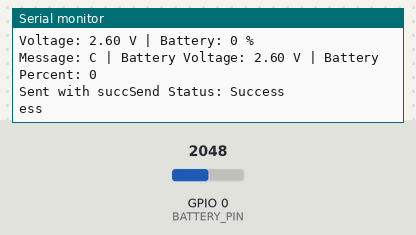
This sketch was run on a simulated ESP32. Parts: the last lines printed to the serial monitor. Inputs (shaded band) come from the test bench; at power-on: GPIO 0 (BATTERY_PIN) = 2048.

Above: at 1.2 s.
1.3 s: GPIO 0 (BATTERY_PIN) set to 2112
At 1.74 s:
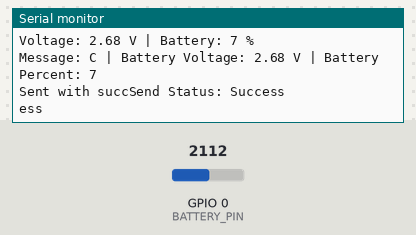
2.8 s: GPIO 0 (BATTERY_PIN) set to 2198
At 3.27 s:
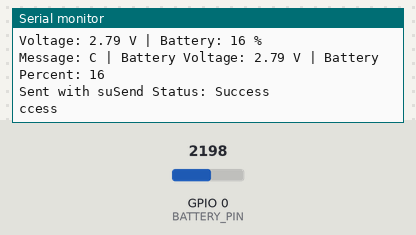
4.5 s: GPIO 0 (BATTERY_PIN) set to 2912
At 4.8 s:
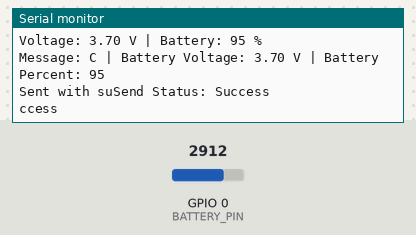
6.0 s: GPIO 0 (BATTERY_PIN) set to 2980
At 6.33 s:
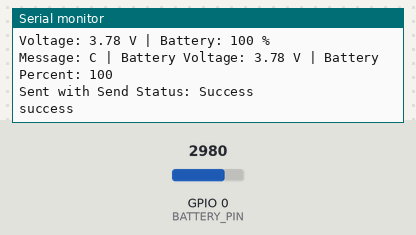
Timing chart, 0 to 8.6 s (numbered marks = the images above; inputs shaded):
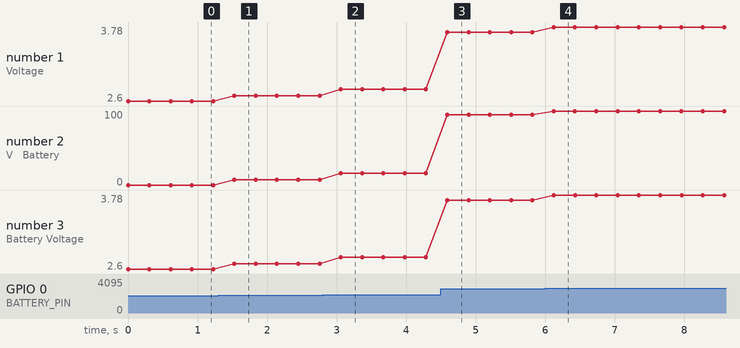

The sketch:

sen_new.ino
```cpp
#include <esp_now.h>
#include <WiFi.h>

#define BATTERY_PIN 0  // ใช้ ADC34 อ่านแรงดันแบตเตอรี่ (หากใช้ ESP32)


// กำหนดช่วงแรงดันที่ต้องการให้เป็นเปอร์เซ็นต์
const float minADC = 2047.0;     // ค่าที่อ่านได้เมื่อแบตเตอรี่อ่อนสุด 2.5v = 2047
const float maxADC = 2950;  // ค่าที่อ่านได้เมื่อแบตเตอรี่เต็ม 3439.8 = 4.2v / 2950 = 3.6v

uint8_t receiverMac[] = { 0x8C, 0x4B, 0x14, 0x09, 0x29, 0xC4 };  // MAC ของตัวรับ 0x8C, 0x4B, 0x14, 0x09, 0x29, 0xC4 0x00, 0x00, 0x00, 0x00, 0x00, 0x00

// โครงสร้างข้อมูลที่ส่ง
typedef struct Message {
  char messagedata;  // ข้อความ (เช่น 'A')
  float voltage;     // ค่าแรงดันแบตเตอรี่
  int percen;        // เปอร์เซ็นต์แบตเตอรี่
} Message;

Message dataToSend;  // ข้อมูลที่จะส่ง

// ฟังก์ชัน callback เมื่อส่งข้อมูลสำเร็จหรือผิดพลาด
void OnDataSent(const uint8_t *macAddr, esp_now_send_status_t status) {
  Serial.print("Send Status: ");
  Serial.println(status == ESP_NOW_SEND_SUCCESS ? "Success" : "Fail");
}

void setup() {
  Serial.begin(115200);
  WiFi.mode(WIFI_STA);  // ตั้งค่าโหมด Wi-Fi เป็น Station

  if (esp_now_init() != ESP_OK) {
    Serial.println("ESP-NOW Init Failed");
    return;
  }

  esp_now_register_send_cb(OnDataSent);  // ตั้งค่า callback

  esp_now_peer_info_t peerInfo = {};
  memcpy(peerInfo.peer_addr, receiverMac, 6);
  peerInfo.channel = 0;
  peerInfo.encrypt = false;

  if (esp_now_add_peer(&peerInfo) != ESP_OK) {
    Serial.println("Failed to add peer");
    return;
  }

  pinMode(BATTERY_PIN, INPUT);
}

void loop() {
  int rawValue = analogRead(BATTERY_PIN);  // อ่านค่าจากขา A0
  //Serial.println(rawValue);
  //float voltage = rawValue * (5.0 / 4095);  // คำนวณแรงดัน (V)
  float voltage = (rawValue / 4095.0) * 2.6 * 2;  // คำนวณแรงดันจริง
    // คำนวณเปอร์เซ็นต์แบตเตอรี่
  int percen = map(rawValue, minADC, maxADC, 0, 100);

  // ปรับช่วงแรงดันแบตเตอรี่ (2.5V - 4.2V) เป็นเปอร์เซ็นต์
  // float percen = map(rawValue, 2048, 3440, 0, 100);

  // จำกัดค่าเปอร์เซ็นต์ให้อยู่ในช่วง 0-100%
  percen = constrain(percen, 0.0, 100.0);
  int percenInt = round(percen);  // ปัดทศนิยมเป็นจำนวนเต็มตามกฎคณิตศาสตร์

  Serial.print("Voltage: ");
  Serial.print(voltage);
  Serial.print(" V | Battery: ");
  Serial.print(percenInt);
  Serial.println(" %");

  // กำหนดข้อมูลที่ต้องการส่ง
  dataToSend.voltage = voltage;
  dataToSend.messagedata = 'C';   // ใช้อักษรตัวเดียว (char) 0.4 0.6 0.8 1.5 2.0
  dataToSend.percen = percenInt;  // ส่งค่าเปอร์เซ็นต์แบตเตอรี่

  esp_err_t result = esp_now_send(receiverMac, (uint8_t *)&dataToSend, sizeof(dataToSend));

  Serial.print("Message: ");
  Serial.print(dataToSend.messagedata);
  Serial.print(" | Battery Voltage: ");
  Serial.print(voltage);
  Serial.print(" V | Battery Percent: ");
  Serial.println(dataToSend.percen);

  if (result == ESP_OK) {
    Serial.println("Sent with success");
  } else {
    Serial.println("Send failed");
  }

  delay(300);  // ส่งข้อมูลทุก ๆ 2 วินาที
}
```

Measured:
- the behaviour switches between 2137 and 2138 on GPIO 0 (BATTERY_PIN) (found by bisection; images 1 and 2)
- the behaviour switches between 2949 and 2950 on GPIO 0 (BATTERY_PIN) (found by bisection; images 3 and 4)
- after the input at 1.3 s, the serial monitor: prints a new line after 0.23 s (image 1)
- after the input at 2.8 s, the serial monitor: prints a new line after 0.26 s (image 2)
- after the input at 4.5 s, the serial monitor: prints a new line after 0.09 s (image 3)
- after the input at 6.0 s, the serial monitor: prints a new line after 0.12 s (image 4)
- plotted number 1: 2.6 → 2.68 after the input at 1.3 s, 2.68 → 2.79 after the input at 2.8 s, 2.79 → 3.7 after the input at 4.5 s, 3.7 → 3.78 after the input at 6.0 s
- plotted number 2: 0 → 7 after the input at 1.3 s, 7 → 16 after the input at 2.8 s, 16 → 95 after the input at 4.5 s, 95 → 100 after the input at 6.0 s
